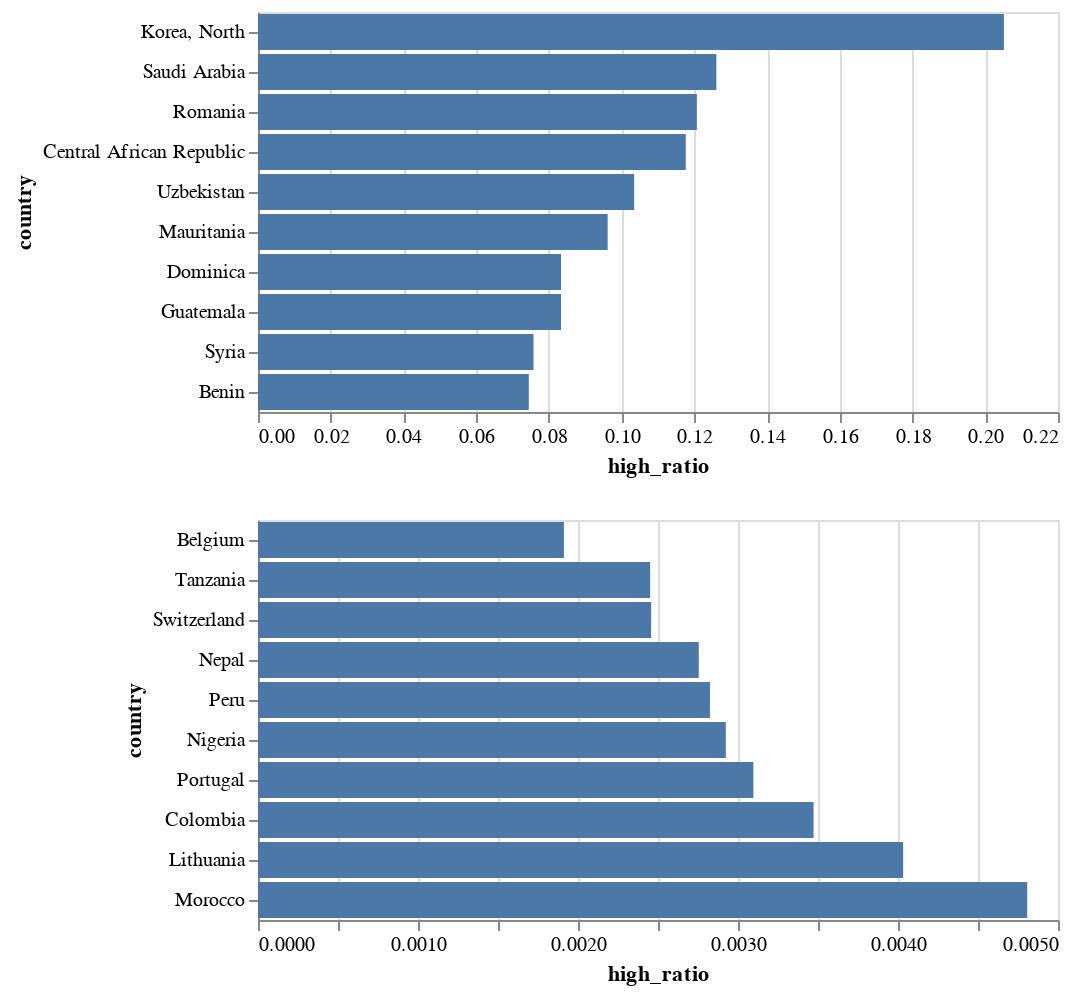

Notebook source saved alongside this figure:
### Code cell
top_10 & bottom_10

### Figure 1 — Vega-Lite specification as saved in the notebook (floating-point values rounded to 4 significant figures)
{"config": {"view": {"continuousWidth": 400, "continuousHeight": 300}}, "vconcat": [{"data": {"name": "data-6abaf6c6152faabbe6e700245b6f7fb3"}, "mark": "bar", "encoding": {"tooltip": [{"type": "quantitative", "field": "all articles"}, {"type": "quantitative", "field": "high_quality_art"}], "x": {"type": "quantitative", "field": "high_ratio"}, "y": {"type": "nominal", "field": "country", "sort": "-x"}}}, {"data": {"name": "data-cfb283aa87efedcc5942af65e9155039"}, "mark": "bar", "encoding": {"tooltip": [{"type": "quantitative", "field": "all articles"}, {"type": "quantitative", "field": "high_quality_art"}], "x": {"type": "quantitative", "field": "high_ratio"}, "y": {"type": "nominal", "field": "country", "sort": "x"}}}], "$schema": "https://vega.github.io/schema/vega-lite/v4.8.1.json", "datasets": {"data-6abaf6c6152faabbe6e700245b6f7fb3": [{"country": "Korea, North", "high_ratio": 0.2051, "all articles": 39.0, "high_quality_art": 8.0}, {"country": "Saudi Arabia", "high_ratio": 0.1261, "all articles": 119.0, "high_quality_art": 15.0}, {"country": "Romania", "high_ratio": 0.1207, "all articles": 348.0, "high_quality_art": 42.0}, {"country": "Central African Republic", "high_ratio": 0.1176, "all articles": 68.0, "high_quality_art": 8.0}, {"country": "Uzbekistan", "high_ratio": 0.1034, "all articles": 29.0, "high_quality_art": 3.0}, {"country": "Mauritania", "high_ratio": 0.09615, "all articles": 52.0, "high_quality_art": 5.0}, {"country": "Dominica", "high_ratio": 0.08333, "all articles": 12.0, "high_quality_art": 1.0}, {"country": "Guatemala", "high_ratio": 0.08333, "all articles": 84.0, "high_quality_art": 7.0}, {"country": "Syria", "high_ratio": 0.07576, "all articles": 132.0, "high_quality_art": 10.0}, {"country": "Benin", "high_ratio": 0.07447, "all articles": 94.0, "high_quality_art": 7.0}], "data-cfb283aa87efedcc5942af65e9155039": [{"country": "Belgium", "high_ratio": 0.001912, "all articles": 523.0, "high_quality_art": 1.0}, {"country": "Tanzania", "high_ratio": 0.002451, "all articles": 408.0, "high_quality_art": 1.0}, {"country": "Switzerland", "high_ratio": 0.002457, "all articles": 407.0, "high_quality_art": 1.0}, {"country": "Nepal", "high_ratio": 0.002755, "all articles": 363.0, "high_quality_art": 1.0}, {"country": "Peru", "high_ratio": 0.002825, "all articles": 354.0, "high_quality_art": 1.0}, {"country": "Nigeria", "high_ratio": 0.002924, "all articles": 684.0, "high_quality_art": 2.0}, {"country": "Portugal", "high_ratio": 0.003096, "all articles": 323.0, "high_quality_art": 1.0}, {"country": "Colombia", "high_ratio": 0.003472, "all articles": 288.0, "high_quality_art": 1.0}, {"country": "Lithuania", "high_ratio": 0.004032, "all articles": 248.0, "high_quality_art": 1.0}, {"country": "Morocco", "high_ratio": 0.004808, "all articles": 208.0, "high_quality_art": 1.0}]}}
